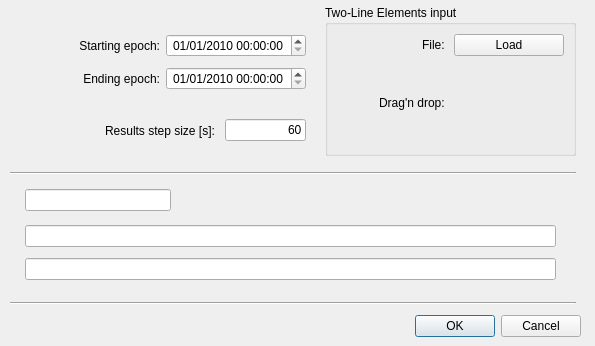
<?xml version="1.0" encoding="UTF-8"?>
<ui version="4.0">
 <author>Guillermo Ortega (ESA)</author>
 <class>LoiteringTLEDialogClass</class>
 <widget class="QDialog" name="LoiteringTLEDialogClass">
  <property name="geometry">
   <rect>
    <x>0</x>
    <y>0</y>
    <width>595</width>
    <height>346</height>
   </rect>
  </property>
  <property name="minimumSize">
   <size>
    <width>595</width>
    <height>346</height>
   </size>
  </property>
  <property name="maximumSize">
   <size>
    <width>595</width>
    <height>346</height>
   </size>
  </property>
  <property name="windowTitle">
   <string>Loitering TLE</string>
  </property>
  <property name="windowIcon">
   <iconset resource="../../iconary/sta-icons.qrc">
    <normaloff>:/icons/TLE-icon-small.png</normaloff>:/icons/TLE-icon-small.png</iconset>
  </property>
  <widget class="QDialogButtonBox" name="buttonBoxOKCancel">
   <property name="geometry">
    <rect>
     <x>405</x>
     <y>310</y>
     <width>176</width>
     <height>32</height>
    </rect>
   </property>
   <property name="orientation">
    <enum>Qt::Horizontal</enum>
   </property>
   <property name="standardButtons">
    <set>QDialogButtonBox::Cancel|QDialogButtonBox::Ok</set>
   </property>
  </widget>
  <widget class="QWidget" name="gridLayoutWidget">
   <property name="geometry">
    <rect>
     <x>20</x>
     <y>30</y>
     <width>286</width>
     <height>66</height>
    </rect>
   </property>
   <layout class="QGridLayout" name="gridLayoutEpochs">
    <item row="0" column="0">
     <widget class="QLabel" name="StartingDatelabel">
      <property name="text">
       <string>Starting epoch:</string>
      </property>
      <property name="alignment">
       <set>Qt::AlignRight|Qt::AlignTrailing|Qt::AlignVCenter</set>
      </property>
     </widget>
    </item>
    <item row="1" column="0">
     <widget class="QLabel" name="EndingDatelabel">
      <property name="text">
       <string>Ending epoch:</string>
      </property>
      <property name="alignment">
       <set>Qt::AlignRight|Qt::AlignTrailing|Qt::AlignVCenter</set>
      </property>
     </widget>
    </item>
    <item row="0" column="1">
     <widget class="QDateTimeEdit" name="StartDateTimeEdit">
      <property name="toolTip">
       <string>The starting epoch of this participant</string>
      </property>
      <property name="alignment">
       <set>Qt::AlignCenter</set>
      </property>
      <property name="dateTime">
       <datetime>
        <hour>0</hour>
        <minute>0</minute>
        <second>0</second>
        <year>2010</year>
        <month>1</month>
        <day>1</day>
       </datetime>
      </property>
      <property name="displayFormat">
       <string>dd/MM/yyyy hh:mm:ss</string>
      </property>
     </widget>
    </item>
    <item row="1" column="1">
     <widget class="QDateTimeEdit" name="EndDateTimeEdit">
      <property name="toolTip">
       <string>The ending epoch of this participant</string>
      </property>
      <property name="alignment">
       <set>Qt::AlignCenter</set>
      </property>
      <property name="dateTime">
       <datetime>
        <hour>0</hour>
        <minute>0</minute>
        <second>0</second>
        <year>2010</year>
        <month>1</month>
        <day>1</day>
       </datetime>
      </property>
      <property name="displayFormat">
       <string>dd/MM/yyyy hh:mm:ss</string>
      </property>
     </widget>
    </item>
   </layout>
  </widget>
  <widget class="QWidget" name="horizontalLayoutWidget">
   <property name="geometry">
    <rect>
     <x>105</x>
     <y>115</y>
     <width>201</width>
     <height>31</height>
    </rect>
   </property>
   <layout class="QHBoxLayout" name="horizontalLayoutStepSize">
    <item>
     <widget class="QLabel" name="label">
      <property name="text">
       <string>Results step size [s]: </string>
      </property>
     </widget>
    </item>
    <item>
     <widget class="QLineEdit" name="TimeStepLineEdit">
      <property name="toolTip">
       <string>Step size of the visualization of the participant's trajectory</string>
      </property>
      <property name="text">
       <string>60</string>
      </property>
      <property name="alignment">
       <set>Qt::AlignRight|Qt::AlignTrailing|Qt::AlignVCenter</set>
      </property>
     </widget>
    </item>
   </layout>
  </widget>
  <widget class="Line" name="lineSeparator1">
   <property name="geometry">
    <rect>
     <x>10</x>
     <y>165</y>
     <width>566</width>
     <height>16</height>
    </rect>
   </property>
   <property name="orientation">
    <enum>Qt::Horizontal</enum>
   </property>
  </widget>
  <widget class="QGroupBox" name="TLEgroupBox">
   <property name="geometry">
    <rect>
     <x>325</x>
     <y>5</y>
     <width>251</width>
     <height>151</height>
    </rect>
   </property>
   <property name="title">
    <string>Two-Line Elements input</string>
   </property>
   <layout class="QGridLayout" name="gridLayout_3">
    <item row="0" column="0">
     <layout class="QGridLayout" name="TLEgridLayout">
      <item row="0" column="0">
       <widget class="QLabel" name="FileTELlabel">
        <property name="text">
         <string>File: </string>
        </property>
        <property name="alignment">
         <set>Qt::AlignRight|Qt::AlignTrailing|Qt::AlignVCenter</set>
        </property>
       </widget>
      </item>
      <item row="0" column="1">
       <widget class="QPushButton" name="LoadTLEpushButton">
        <property name="text">
         <string>Load</string>
        </property>
       </widget>
      </item>
      <item row="1" column="0">
       <widget class="QLabel" name="DragandDrpTLElabel">
        <property name="text">
         <string>Drag'n drop: </string>
        </property>
        <property name="alignment">
         <set>Qt::AlignRight|Qt::AlignTrailing|Qt::AlignVCenter</set>
        </property>
       </widget>
      </item>
      <item row="1" column="1">
       <layout class="QFormLayout" name="DropTLEhere">
        <property name="fieldGrowthPolicy">
         <enum>QFormLayout::FieldsStayAtSizeHint</enum>
        </property>
        <property name="leftMargin">
         <number>0</number>
        </property>
       </layout>
      </item>
     </layout>
    </item>
   </layout>
  </widget>
  <widget class="Line" name="lineSeparator2">
   <property name="geometry">
    <rect>
     <x>10</x>
     <y>295</y>
     <width>566</width>
     <height>16</height>
    </rect>
   </property>
   <property name="orientation">
    <enum>Qt::Horizontal</enum>
   </property>
  </widget>
  <widget class="QWidget" name="gridLayoutWidget_3">
   <property name="geometry">
    <rect>
     <x>25</x>
     <y>220</y>
     <width>531</width>
     <height>66</height>
    </rect>
   </property>
   <layout class="QGridLayout" name="gridLayoutTLElines1and2">
    <item row="0" column="0">
     <widget class="QLineEdit" name="TLEline1Edit">
      <property name="text">
       <string/>
      </property>
     </widget>
    </item>
    <item row="1" column="0">
     <widget class="QLineEdit" name="TLEline2Edit"/>
    </item>
   </layout>
  </widget>
  <widget class="QWidget" name="gridLayoutWidget_4">
   <property name="geometry">
    <rect>
     <x>25</x>
     <y>185</y>
     <width>146</width>
     <height>31</height>
    </rect>
   </property>
   <layout class="QGridLayout" name="gridLayoutTLELine0">
    <item row="0" column="0">
     <widget class="QLineEdit" name="TLEline0Edit">
      <property name="text">
       <string/>
      </property>
     </widget>
    </item>
   </layout>
  </widget>
 </widget>
 <tabstops>
  <tabstop>StartDateTimeEdit</tabstop>
  <tabstop>EndDateTimeEdit</tabstop>
  <tabstop>TimeStepLineEdit</tabstop>
  <tabstop>LoadTLEpushButton</tabstop>
  <tabstop>buttonBoxOKCancel</tabstop>
 </tabstops>
 <resources>
  <include location="../../iconary/sta-icons.qrc"/>
 </resources>
 <connections>
  <connection>
   <sender>buttonBoxOKCancel</sender>
   <signal>accepted()</signal>
   <receiver>LoiteringTLEDialogClass</receiver>
   <slot>accept()</slot>
   <hints>
    <hint type="sourcelabel">
     <x>278</x>
     <y>352</y>
    </hint>
    <hint type="destinationlabel">
     <x>323</x>
     <y>250</y>
    </hint>
   </hints>
  </connection>
  <connection>
   <sender>buttonBoxOKCancel</sender>
   <signal>rejected()</signal>
   <receiver>LoiteringTLEDialogClass</receiver>
   <slot>reject()</slot>
   <hints>
    <hint type="sourcelabel">
     <x>206</x>
     <y>354</y>
    </hint>
    <hint type="destinationlabel">
     <x>135</x>
     <y>0</y>
    </hint>
   </hints>
  </connection>
 </connections>
 <designerdata>
  <property name="gridDeltaX">
   <number>5</number>
  </property>
  <property name="gridDeltaY">
   <number>5</number>
  </property>
  <property name="gridSnapX">
   <bool>true</bool>
  </property>
  <property name="gridSnapY">
   <bool>true</bool>
  </property>
  <property name="gridVisible">
   <bool>true</bool>
  </property>
 </designerdata>
</ui>
